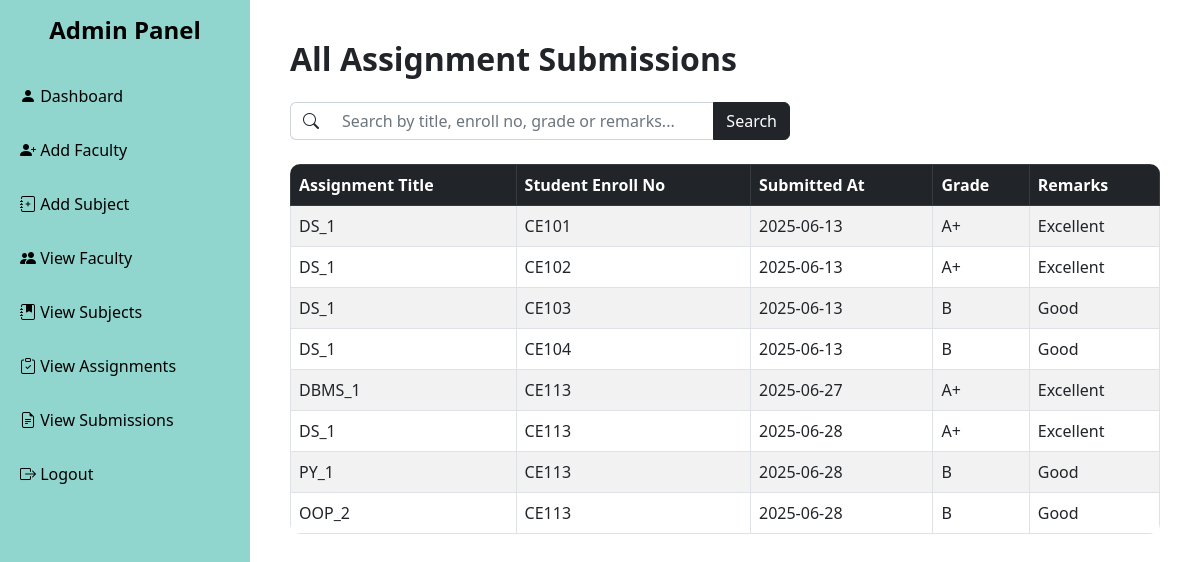
Page /view_submissions.php on the committed database.
### tables this page shows
CREATE TABLE `submissions` (
  `submission_id` int(11) NOT NULL,
  `assignment_id` int(11) NOT NULL,
  `s_id` int(11) NOT NULL,
  `file_name` varchar(255) NOT NULL,
  `file_type` varchar(50) NOT NULL,
  `submitted_at` date NOT NULL,
  `grade` varchar(10) NOT NULL,
  `remarks` text NOT NULL
);

CREATE TABLE `assignments` (
  `assignment_id` int(11) NOT NULL,
  `title` varchar(100) NOT NULL,
  `description` text NOT NULL,
  `due_date` date NOT NULL,
  `sub_id` int(11) NOT NULL,
  `file_name` varchar(255) DEFAULT NULL
);

CREATE TABLE `students` (
  `s_id` int(11) NOT NULL,
  `faculty_id` int(11) NOT NULL,
  `s_name` varchar(100) NOT NULL,
  `s_email` varchar(100) NOT NULL,
  `enroll_no` varchar(50) NOT NULL,
  `pass` varchar(100) NOT NULL
);

### view_submissions.php (the view, shortened to what this page needs)
<?php
include "db_connect.php";
$search = isset($_GET['search']) ? mysqli_real_escape_string($conn, $_GET['search']) : '';
?>
<!DOCTYPE html>
<html>
<head>
    <link href="https://cdn.jsdelivr.net/npm/bootstrap@5.2.3/dist/css/bootstrap.min.css" rel="stylesheet">
    <link href="https://cdn.jsdelivr.net/npm/bootstrap-icons@1.10.5/font/bootstrap-icons.css" rel="stylesheet">
</head>
<body>
<div class="wrapper">
    <div class="sidebar">
        <h4 class="text-center">Admin Panel</h4>
        <a href="admin_dashboard.php"><i class="bi bi-person-fill"></i> Dashboard</a>
        <a href="admin_add_faculty.php"><i class="bi bi-person-plus-fill"></i> Add Faculty</a>
        <a href="admin_add_subject.php"><i class="bi bi-journal-plus"></i> Add Subject</a>
        <a href="admin_view_faculty.php"><i class="bi bi-people-fill"></i> View Faculty</a>
        <a href="view_subjects.php"><i class="bi bi-journal-bookmark-fill"></i> View Subjects</a>
        <a href="view_assignments.php"><i class="bi bi-clipboard-check"></i> View Assignments</a>
        <a href="view_submissions.php"><i class="bi bi-file-earmark-text"></i> View Submissions</a>
        <a href="index.php"><i class="bi bi-box-arrow-right"></i> Logout</a>
    </div>
    <div class="main-content">
        <h2 class="text-left mb-4">All Assignment Submissions</h2>
        <form method="GET" class="mb-4" style="max-width: 500px;">
            <div class="input-group">
                <span class="input-group-text bg-white border-end-0">
                    <i class="bi bi-search text-dark"></i>
                </span>
                <input type="text" name="search" class="form-control border-start-0"
                    placeholder="Search by title, enroll no, grade or remarks..."
                    value="<?= htmlspecialchars($search) ?>" style="box-shadow: none;">
                <button class="btn btn-dark" type="submit">Search</button>
            </div>
        </form>
        <table class="table table-bordered table-striped">
            <thead class="table-dark">
                <tr>
                    <th>Assignment Title</th>
                    <th>Student Enroll No</th>
                    <th>Submitted At</th>
                    <th>Grade</th>
                    <th>Remarks</th>
                </tr>
            </thead>
            <tbody>
                <?php
                if (!empty($search)) {
                    $query = "SELECT a.*, b.title, c.enroll_no
                              FROM submissions a
                              JOIN assignments b ON a.assignment_id = b.assignment_id
                              JOIN students c ON a.s_id = c.s_id
                              WHERE b.title LIKE '%$search%'
                                 OR c.enroll_no LIKE '%$search%'
                                 OR a.grade LIKE '%$search%'
                                 OR a.remarks LIKE '%$search%'";
                } else {
                    $query = "SELECT a.*, b.title, c.enroll_no
                              FROM submissions a
                              JOIN assignments b ON a.assignment_id = b.assignment_id
                              JOIN students c ON a.s_id = c.s_id";
                }
                $result = mysqli_query($conn, $query);
                if (mysqli_num_rows($result) > 0) {
                    while ($row = mysqli_fetch_assoc($result)) {
                        echo "<tr>";
                        echo "<td>" . htmlspecialchars($row['title']) . "</td>";
                        echo "<td>" . htmlspecialchars($row['enroll_no']) . "</td>";
                        echo "<td>" . htmlspecialchars($row['submitted_at']) . "</td>";
                        echo "<td>" . htmlspecialchars($row['grade']) . "</td>";
                        echo "<td>" . htmlspecialchars($row['remarks']) . "</td>";
                        echo "</tr>";
                    }
                } else {
                    echo "<tr><td colspan='5' class='text-center'>No submissions found</td></tr>";
                }
                ?>
            </tbody>
        </table>
    </div>
</div>
</body>
</html>

### view_submissions.php (style rules this page uses)
body { font-family: 'Segoe UI', sans-serif; background-image: url('images/image10.jpg'); background-repeat: no-repeat; background-size: cover; background-attachment: fixed; margin: 0; min-height: 100vh; }
.wrapper { display: flex; min-height: 100vh; background-color: rgba(255, 255, 255, 0.88); }
.sidebar { flex-shrink: 0; width: 250px; background-color: rgb(145, 214, 206); color: #000; padding-top: 1rem; position: sticky; top: 0; height: 100vh; }
.sidebar h4 { text-align: center; margin-bottom: 1.5rem; font-weight: bold; }
.sidebar a { color: #000; text-decoration: none; display: block; padding: 15px 20px; font-weight: 500; transition: background-color 0.3s ease; }
.main-content { flex-grow: 1; padding: 40px; }
h2 { font-weight: 600; }
table { background-color: white; border-radius: 10px; overflow: hidden; }
.table th, .table td { vertical-align: middle; }

### rows in the picture
submissions: assignment.title "DS_1", s.enroll_no "CE101", submitted_at "2025-06-13", grade "A+", remarks "Excellent"
submissions: assignment.title "DS_1", s.enroll_no "CE102", submitted_at "2025-06-13", grade "A+", remarks "Excellent"
submissions: assignment.title "DS_1", s.enroll_no "CE103", submitted_at "2025-06-13", grade "B", remarks "Good"
submissions: assignment.title "DS_1", s.enroll_no "CE104", submitted_at "2025-06-13", grade "B", remarks "Good"
submissions: assignment.title "DBMS_1", s.enroll_no "CE113", submitted_at "2025-06-27", grade "A+", remarks "Excellent"
submissions: assignment.title "DS_1", s.enroll_no "CE113", submitted_at "2025-06-28", grade "A+", remarks "Excellent"
submissions: assignment.title "PY_1", s.enroll_no "CE113", submitted_at "2025-06-28", grade "B", remarks "Good"
submissions: assignment.title "OOP_2", s.enroll_no "CE113", submitted_at "2025-06-28", grade "B", remarks "Good"
